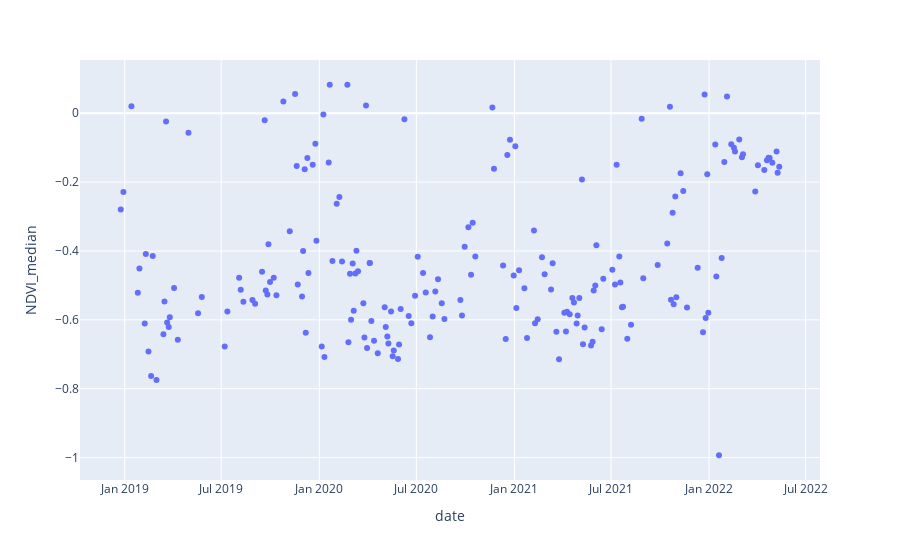

Notebook code cell kept with this figure:
### Code cell
px.scatter(df_ndvi, x="date", y="NDVI_median")

### Figure 1 — Plotly figure (JSON) as saved in the notebook; plotly's stock layout.template omitted (floating-point values rounded to 4 significant figures; data arrays with more than 128 entries replaced by an {"elided": "..."} marker saying what was removed)
{"data": [{"hovertemplate": "date=%{x}<br>NDVI_median=%{y}<extra></extra>", "legendgroup": "", "marker": {"color": "#636efa", "symbol": "circle"}, "mode": "markers", "name": "", "orientation": "v", "showlegend": false, "type": "scatter", "x": {"elided": "198 str values"}, "xaxis": "x", "y": {"elided": "198 float values"}, "yaxis": "y"}], "layout": {"legend": {"tracegroupgap": 0}, "margin": {"t": 60}, "xaxis": {"anchor": "y", "domain": [0, 1], "title": {"text": "date"}}, "yaxis": {"anchor": "x", "domain": [0, 1], "title": {"text": "NDVI_median"}}}}
